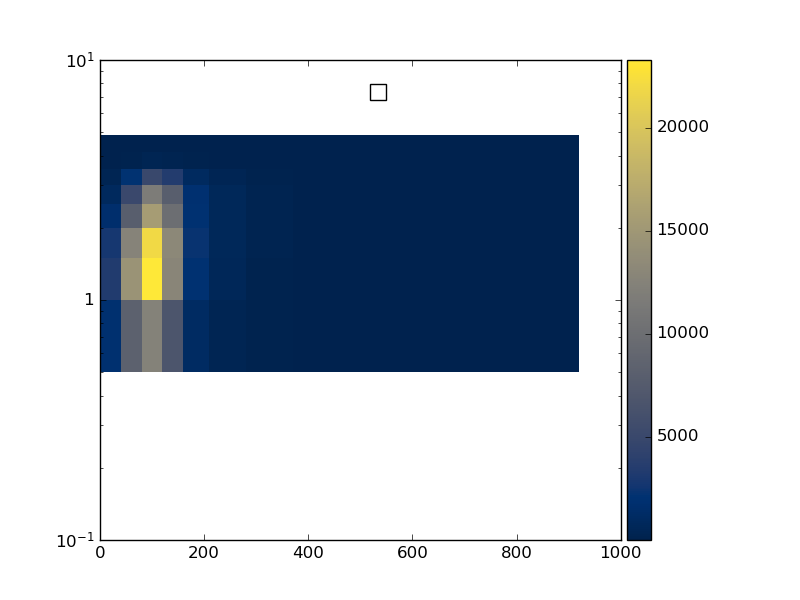

Here is the Python script that generated this plot:
#! /usr/bin/env python

# This Python script was auto-generated using YODA v2.0.1.
# Analysis object: /WbWb_singlelepton/m_bl_dr_bw
# Timestamp: 12-01-2026 (12:51:18)

import matplotlib as mpl
import matplotlib.pyplot as plt
mpl.use('Agg') # comment out for interactive use
import os
import numpy as np

plotDir = os.path.split(os.path.realpath(__file__))[0]
if 'YODA_USER_PLOT_PATH' in globals():
    plot_outdir = globals()['YODA_USER_PLOT_PATH']
else:
    plot_outdir = plotDir

#plot style
plt.style.use(os.path.join(plotDir, '../default.mplstyle'))

plt.rcParams['text.usetex'] = False
plt.style.use(['classic'])
plt.rc('font', family='DejaVu Sans')
# plot metadata
figW, figH = plt.rcParams['figure.figsize']
ax_xLabel = r''
ax_yLabel = r''
ax_zLabel = r''
ax_title  = r''
ax_xScale = 'linear'
ax_yScale = 'log'
ax_zScale = 'linear'
yLims = (0.1, 1)

# TeX-friendly labels for the legend
labels = [ r"WbWb\_Slurm\_Template\_171" ]

# Adjust canvas width and height
canvasW = 10
canvasH = 10
figW *= canvasW/10.
figH *= canvasH/9.

# Create figure and axis objects
fig, ax = plt.subplots(1, 1)

# Set figure margins
plt.subplots_adjust(
    left   = 1.0 * plt.rcParams['figure.subplot.left'],
    right  = 1.0 * plt.rcParams['figure.subplot.right'],
    top    = 1.0 * plt.rcParams['figure.subplot.top'],
    bottom = 1.0 * plt.rcParams['figure.subplot.bottom'])

ax.yaxis.set_minor_locator(mpl.ticker.LogLocator(
base=10.0, subs=[i for i in np.arange(0, 1, 0.1)], numticks=np.inf))

# Color map: curve index -> color
colors = {0: '#EE3311', 1: '#3366FF', 2: '#109618', 3: '#FF9900', 4: '#990099'}


# the numerical data is stored in a separate file
dataf = dict()
exec(open(os.path.split(__file__)[0] + '/m_bl_dr_bw__data.py').read(), dataf)

legend_handles = dict() # keep track of handles for the legend
# reference data in main panel
cmap = 'cividis'
xbin_cent = np.unique(dataf['xpoints'])
ybin_cent = np.unique(dataf['ypoints'])
X, Y = np.meshgrid(xbin_cent, ybin_cent)
Z = np.array(dataf['zpoints']).reshape(X.shape[::-1])
pc = ax.pcolormesh(X, Y, Z.T, cmap=cmap, shading='auto')
cbar = fig.colorbar(pc, orientation='vertical', ax=ax, pad=0.01)
cbar.set_label(ax_zLabel)
# style options for curves
# starts at zorder>=5 to draw curve on top of legend

legend_pos = (0.5, 0.97)
ax.legend(legend_handles, labels, loc='upper left', bbox_to_anchor=legend_pos)

ax.set_xlabel(ax_xLabel)
ax.set_ylabel(ax_yLabel, loc='top')
ax.set_title(ax_title, loc='left')
ax.set_xscale(ax_xScale)
ax.set_yscale(ax_yScale)

# tick formatting
plt.rcParams['xtick.top'] = True
plt.rcParams['ytick.right'] = True
plt.savefig(os.path.join(plot_outdir, 'm_bl_dr_bw.pdf'), format='PDF')
plt.savefig(os.path.join(plot_outdir, 'm_bl_dr_bw.png'), format='PNG')

plt.close(fig)
